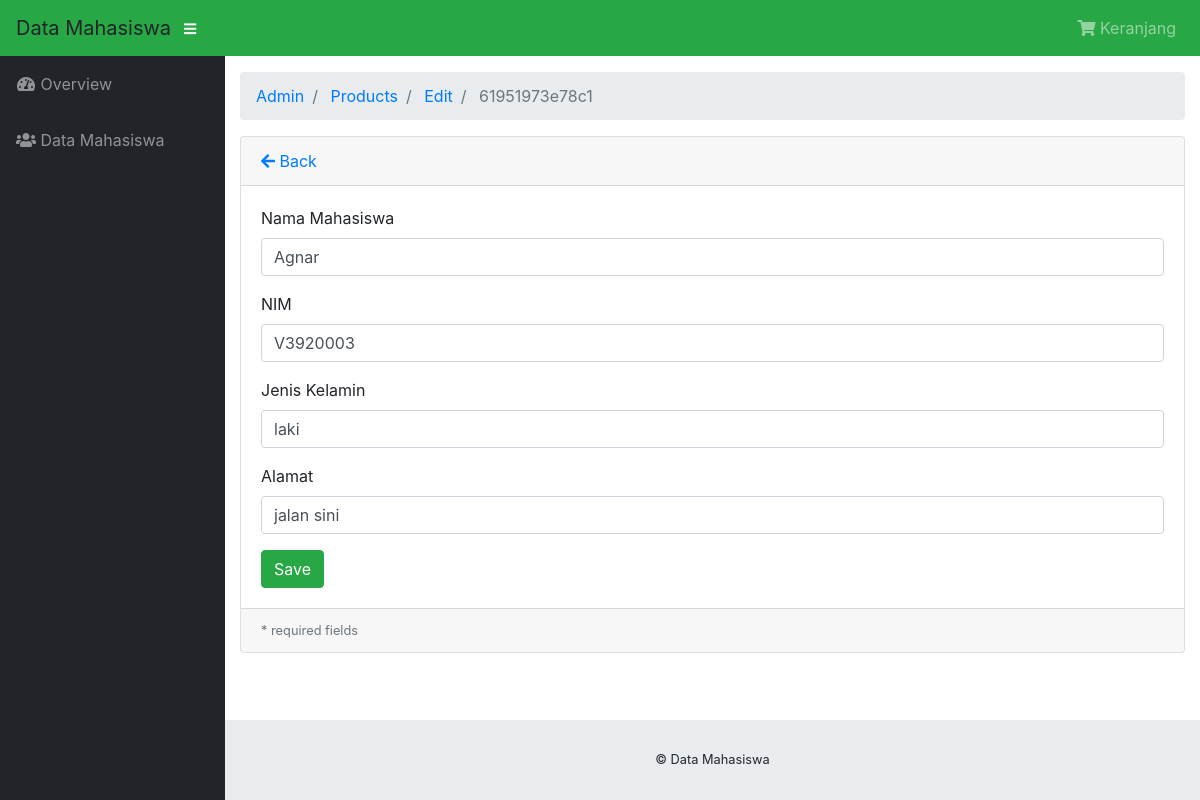
Page /index.php/admin/products/edit/61951973e78c1 on the committed database.
### tables this page shows
CREATE TABLE `data` (
  `id_mahasiswa` varchar(64) NOT NULL,
  `name` varchar(255) NOT NULL,
  `nim` varchar(255) NOT NULL,
  `jenis_kelamin` varchar(255) NOT NULL,
  `alamat` varchar(255) NOT NULL
);

### application/controllers/admin/Products.php (called while the page is built, shortened)
<?php
class Products extends CI_Controller
{
    public function __construct()
    {
        $this->load->model("product_model");
        $this->load->library('form_validation');
    }
   public function edit($id = null)
    {
        $product = $this->product_model;
        $data["product"] = $product->getById($id);
        $this->load->view("admin/product/edit_form", $data);
    }
}

### index.php (called while the page is built, shortened)
<?php
require_once BASEPATH.'core/CodeIgniter.php';

### application/models/Product_model.php (called while the page is built, shortened)
<?php defined('BASEPATH') OR exit('No direct script access allowed');
class Product_model extends CI_Model
{
    private $_table = "data";
    public function getById($id)
    {
        return $this->db->get_where($this->_table, ["id_mahasiswa" => $id])->row();
    }
}

### application/views/admin/product/edit_form.php (the view, shortened to what this page needs)
<!DOCTYPE html>
<html lang="en">
<head>
</head>
<body id="page-top">
	<div id="wrapper">
		<div id="content-wrapper">
			<div class="container-fluid">
				<div class="card mb-3">
					<div class="card-header">
						<a href="<?php echo site_url('admin/products/') ?>"><i class="fas fa-arrow-left"></i>
							Back</a>
					</div>
					<div class="card-body">
						<form action="<?php base_url(" admin/product/edit") ?>" method="post"
							enctype="multipart/form-data" >
							<div class="form-group">
								<label for="name">Nama Mahasiswa</label>
								<input class="form-control <?php echo form_error('name') ? 'is-invalid':'' ?>"
								 type="text" name="name" placeholder="Product name" value="<?php echo $product->name ?>" />
							</div>
							<div class="form-group">
								<label for="name">NIM</label>
								<input class="form-control <?php echo form_error('nim') ? 'is-invalid':'' ?>"
								 type="text" name="nim" placeholder="NIM" value="<?php echo $product->nim ?>" />
							</div>
							<div class="form-group">
								<label for="name">Jenis Kelamin</label>
								<input class="form-control <?php echo form_error('jenis_kelamin') ? 'is-invalid':'' ?>"
								 type="text" name="jenis_kelamin" placeholder="jenis_kelamin" value="<?php echo $product->jenis_kelamin ?>" />
							</div>
							<div class="form-group">
								<label for="name">Alamat</label>
								<input class="form-control <?php echo form_error('alamat') ? 'is-invalid':'' ?>"
								 type="text" name="alamat" placeholder="alamat" value="<?php echo $product->alamat ?>" />
							</div>
							<input class="btn btn-success" type="submit" name="btn" value="Save" />
						</form>
					</div>
					<div class="card-footer small text-muted">
						* required fields
					</div>
				</div>
			</div>
		</div>
</body>
</html>

### css/sb-admin.css (style rules this page uses)
html { position: relative; min-height: 100%; }
body { height: 100%; }
#wrapper { display: -webkit-box; display: -ms-flexbox; display: flex; }
#wrapper #content-wrapper { overflow-x: hidden; width: 100%; padding-top: 1rem; padding-bottom: 80px; }
:root { --input-padding-x: 0.75rem; --input-padding-y: 0.75rem; }

### rows in the picture
data: name "Agnar", nim "V3920003", jenis_kelamin "laki", alamat "jalan sini"

### other values in the picture
$segment "Admin"
$segment "Products"
$segment "Edit"
$segment "61951973e78c1"
